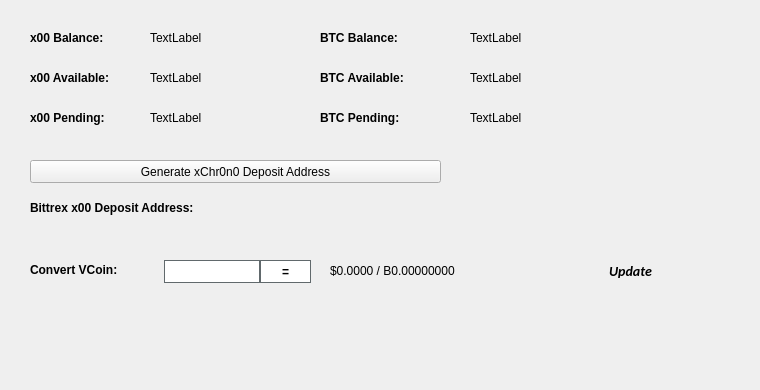
   <widget class="QWidget" name="BalanceTab">
    <attribute name="title">
     <string>Balance</string>
    </attribute>
    <widget class="QLabel" name="BitcoinBalanceLabel">
     <property name="geometry">
      <rect>
       <x>470</x>
       <y>30</y>
       <width>150</width>
       <height>16</height>
      </rect>
     </property>
     <property name="text">
      <string>TextLabel</string>
     </property>
    </widget>
    <widget class="QLabel" name="x00BalanceLabel">
     <property name="geometry">
      <rect>
       <x>150</x>
       <y>30</y>
       <width>150</width>
       <height>16</height>
      </rect>
     </property>
     <property name="text">
      <string>TextLabel</string>
     </property>
    </widget>
    <widget class="QLabel" name="label_11">
     <property name="geometry">
      <rect>
       <x>30</x>
       <y>30</y>
       <width>101</width>
       <height>16</height>
      </rect>
     </property>
     <property name="font">
      <font>
       <weight>75</weight>
       <bold>true</bold>
      </font>
     </property>
     <property name="text">
      <string>x00 Balance:</string>
     </property>
    </widget>
    <widget class="QLabel" name="label_12">
     <property name="geometry">
      <rect>
       <x>320</x>
       <y>30</y>
       <width>101</width>
       <height>16</height>
      </rect>
     </property>
     <property name="font">
      <font>
       <weight>75</weight>
       <bold>true</bold>
      </font>
     </property>
     <property name="text">
      <string>BTC Balance:</string>
     </property>
    </widget>
    <widget class="QLabel" name="x00AvailableLabel_2">
     <property name="geometry">
      <rect>
       <x>150</x>
       <y>70</y>
       <width>150</width>
       <height>16</height>
      </rect>
     </property>
     <property name="text">
      <string>TextLabel</string>
     </property>
    </widget>
    <widget class="QLabel" name="label_13">
     <property name="geometry">
      <rect>
       <x>30</x>
       <y>70</y>
       <width>111</width>
       <height>16</height>
      </rect>
     </property>
     <property name="font">
      <font>
       <weight>75</weight>
       <bold>true</bold>
      </font>
     </property>
     <property name="text">
      <string>x00 Available:</string>
     </property>
    </widget>
    <widget class="QLabel" name="label_14">
     <property name="geometry">
      <rect>
       <x>30</x>
       <y>110</y>
       <width>101</width>
       <height>16</height>
      </rect>
     </property>
     <property name="font">
      <font>
       <weight>75</weight>
       <bold>true</bold>
      </font>
     </property>
     <property name="text">
      <string>x00 Pending:</string>
     </property>
    </widget>
    <widget class="QLabel" name="x00PendingLabel">
     <property name="geometry">
      <rect>
       <x>150</x>
       <y>110</y>
       <width>150</width>
       <height>16</height>
      </rect>
     </property>
     <property name="text">
      <string>TextLabel</string>
     </property>
    </widget>
    <widget class="QLabel" name="label_15">
     <property name="geometry">
      <rect>
       <x>320</x>
       <y>70</y>
       <width>111</width>
       <height>16</height>
      </rect>
     </property>
     <property name="font">
      <font>
       <weight>75</weight>
       <bold>true</bold>
      </font>
     </property>
     <property name="text">
      <string>BTC Available:</string>
     </property>
    </widget>
    <widget class="QLabel" name="BitcoinAvailableLabel">
     <property name="geometry">
      <rect>
       <x>470</x>
       <y>70</y>
       <width>150</width>
       <height>16</height>
      </rect>
     </property>
     <property name="text">
      <string>TextLabel</string>
     </property>
    </widget>
    <widget class="QLabel" name="label_31">
     <property name="geometry">
      <rect>
       <x>320</x>
       <y>110</y>
       <width>111</width>
       <height>16</height>
      </rect>
     </property>
     <property name="font">
      <font>
       <weight>75</weight>
       <bold>true</bold>
      </font>
     </property>
     <property name="text">
      <string>BTC Pending:</string>
     </property>
    </widget>
    <widget class="QLabel" name="BitcoinPendingLabel">
     <property name="geometry">
      <rect>
       <x>470</x>
       <y>110</y>
       <width>150</width>
       <height>16</height>
      </rect>
     </property>
     <property name="text">
      <string>TextLabel</string>
     </property>
    </widget>
    <widget class="QLabel" name="label_33">
     <property name="geometry">
      <rect>
       <x>30</x>
       <y>200</y>
       <width>221</width>
       <height>16</height>
      </rect>
     </property>
     <property name="font">
      <font>
       <weight>75</weight>
       <bold>true</bold>
      </font>
     </property>
     <property name="text">
      <string>Bittrex x00 Deposit Address:</string>
     </property>
    </widget>
    <widget class="QPushButton" name="GenDepositBTN">
     <property name="geometry">
      <rect>
       <x>30</x>
       <y>160</y>
       <width>411</width>
       <height>23</height>
      </rect>
     </property>
     <property name="text">
      <string>Generate xChr0n0 Deposit Address</string>
     </property>
     <property name="icon">
      <iconset resource="../xChr0n0.qrc">
       <normaloff>:/icons/bitcoin</normaloff>:/icons/bitcoin</iconset>
     </property>
    </widget>
    <widget class="QLabel" name="DepositAddressLabel">
     <property name="geometry">
      <rect>
       <x>200</x>
       <y>200</y>
       <width>261</width>
       <height>16</height>
      </rect>
     </property>
     <property name="palette">
      <palette>
       <active>
        <colorrole role="WindowText">
         <brush brushstyle="SolidPattern">
          <color alpha="255">
           <red>0</red>
           <green>0</green>
           <blue>0</blue>
          </color>
         </brush>
        </colorrole>
        <colorrole role="Text">
         <brush brushstyle="SolidPattern">
          <color alpha="255">
           <red>0</red>
           <green>0</green>
           <blue>255</blue>
          </color>
         </brush>
        </colorrole>
       </active>
       <inactive>
        <colorrole role="WindowText">
         <brush brushstyle="SolidPattern">
          <color alpha="255">
           <red>0</red>
           <green>0</green>
           <blue>0</blue>
          </color>
         </brush>
        </colorrole>
        <colorrole role="Text">
         <brush brushstyle="SolidPattern">
          <color alpha="255">
           <red>0</red>
           <green>0</green>
           <blue>255</blue>
          </color>
         </brush>
        </colorrole>
       </inactive>
       <disabled>
        <colorrole role="WindowText">
         <brush brushstyle="SolidPattern">
          <color alpha="255">
           <red>120</red>
           <green>120</green>
           <blue>120</blue>
          </color>
         </brush>
        </colorrole>
        <colorrole role="Text">
         <brush brushstyle="SolidPattern">
          <color alpha="255">
           <red>120</red>
           <green>120</green>
           <blue>120</blue>
          </color>
         </brush>
        </colorrole>
       </disabled>
      </palette>
     </property>
     <property name="font">
      <font>
       <weight>75</weight>
       <bold>true</bold>
      </font>
     </property>
     <property name="text">
      <string/>
     </property>
     <property name="alignment">
      <set>Qt::AlignRight|Qt::AlignTrailing|Qt::AlignVCenter</set>
     </property>
     <property name="textInteractionFlags">
      <set>Qt::LinksAccessibleByMouse|Qt::TextSelectableByKeyboard|Qt::TextSelectableByMouse</set>
     </property>
    </widget>
    <widget class="QLabel" name="label_8">
     <property name="geometry">
      <rect>
       <x>460</x>
       <y>300</y>
       <width>281</width>
       <height>81</height>
      </rect>
     </property>
     <property name="text">
      <string/>
     </property>
     <property name="pixmap">
      <pixmap>:/images/bittrex</pixmap>
     </property>
    </widget>
    <widget class="QWidget" name="widgetConversion" native="true">
     <property name="geometry">
      <rect>
       <x>0</x>
       <y>250</y>
       <width>751</width>
       <height>43</height>
      </rect>
     </property>
     <property name="minimumSize">
      <size>
       <width>0</width>
       <height>43</height>
      </size>
     </property>
     <property name="styleSheet">
      <string notr="true"/>
     </property>
     <widget class="QPushButton" name="btnUpdateMarketData">
      <property name="geometry">
       <rect>
        <x>575</x>
        <y>0</y>
        <width>111</width>
        <height>41</height>
       </rect>
      </property>
      <property name="sizePolicy">
       <sizepolicy hsizetype="Expanding" vsizetype="Expanding">
        <horstretch>0</horstretch>
        <verstretch>0</verstretch>
       </sizepolicy>
      </property>
      <property name="font">
       <font>
        <family>calibri</family>
        <pointsize>-1</pointsize>
        <weight>75</weight>
        <italic>true</italic>
        <bold>true</bold>
       </font>
      </property>
      <property name="styleSheet">
       <string notr="true">margin:0px;text-align:center;padding:2px;border-radius:3px;font-style:italic;width:100px;font-size:14px;font-family:calibri;font-weight:600;</string>
      </property>
      <property name="text">
       <string>Update</string>
      </property>
      <property name="iconSize">
       <size>
        <width>150</width>
        <height>35</height>
       </size>
      </property>
      <property name="autoDefault">
       <bool>true</bool>
      </property>
      <property name="default">
       <bool>true</bool>
      </property>
     </widget>
     <widget class="QLabel" name="lblConvertVCoin">
      <property name="geometry">
       <rect>
        <x>30</x>
        <y>10</y>
        <width>131</width>
        <height>20</height>
       </rect>
      </property>
      <property name="styleSheet">
       <string notr="true"/>
      </property>
      <property name="text">
       <string>&lt;html&gt;&lt;head/&gt;&lt;body&gt;&lt;p&gt;&lt;span style=&quot; font-weight:600;&quot;&gt;Convert VCoin:&lt;/span&gt;&lt;/p&gt;&lt;/body&gt;&lt;/html&gt;</string>
      </property>
     </widget>
     <widget class="QLineEdit" name="txtConvertVCoinQty">
      <property name="geometry">
       <rect>
        <x>160</x>
        <y>10</y>
        <width>100</width>
        <height>23</height>
       </rect>
      </property>
      <property name="minimumSize">
       <size>
        <width>100</width>
        <height>23</height>
       </size>
      </property>
      <property name="maximumSize">
       <size>
        <width>100</width>
        <height>16777215</height>
       </size>
      </property>
      <property name="styleSheet">
       <string notr="true">border: 1px solid #61696c;margin-left:4px;</string>
      </property>
     </widget>
     <widget class="QPushButton" name="btnConvertxChr0n0">
      <property name="geometry">
       <rect>
        <x>260</x>
        <y>10</y>
        <width>51</width>
        <height>23</height>
       </rect>
      </property>
      <property name="minimumSize">
       <size>
        <width>0</width>
        <height>23</height>
       </size>
      </property>
      <property name="styleSheet">
       <string notr="true">border:1px solid #61696c;background:white;font-weight:600;</string>
      </property>
      <property name="text">
       <string>=</string>
      </property>
     </widget>
     <widget class="QLabel" name="lblConvertVCoinResults">
      <property name="geometry">
       <rect>
        <x>330</x>
        <y>0</y>
        <width>201</width>
        <height>41</height>
       </rect>
      </property>
      <property name="styleSheet">
       <string notr="true"/>
      </property>
      <property name="text">
       <string>$0.0000 / B0.00000000</string>
      </property>
     </widget>
     <widget class="QLabel" name="iconOverviewUpdateWait">
      <property name="geometry">
       <rect>
        <x>670</x>
        <y>10</y>
        <width>24</width>
        <height>24</height>
       </rect>
      </property>
      <property name="text">
       <string/>
      </property>
      <property name="pixmap">
       <pixmap resource="../xChr0n0.qrc">:/icons/transaction_1</pixmap>
      </property>
      <property name="scaledContents">
       <bool>true</bool>
      </property>
      <property name="alignment">
       <set>Qt::AlignCenter</set>
      </property>
     </widget>
    </widget>
   </widget>
